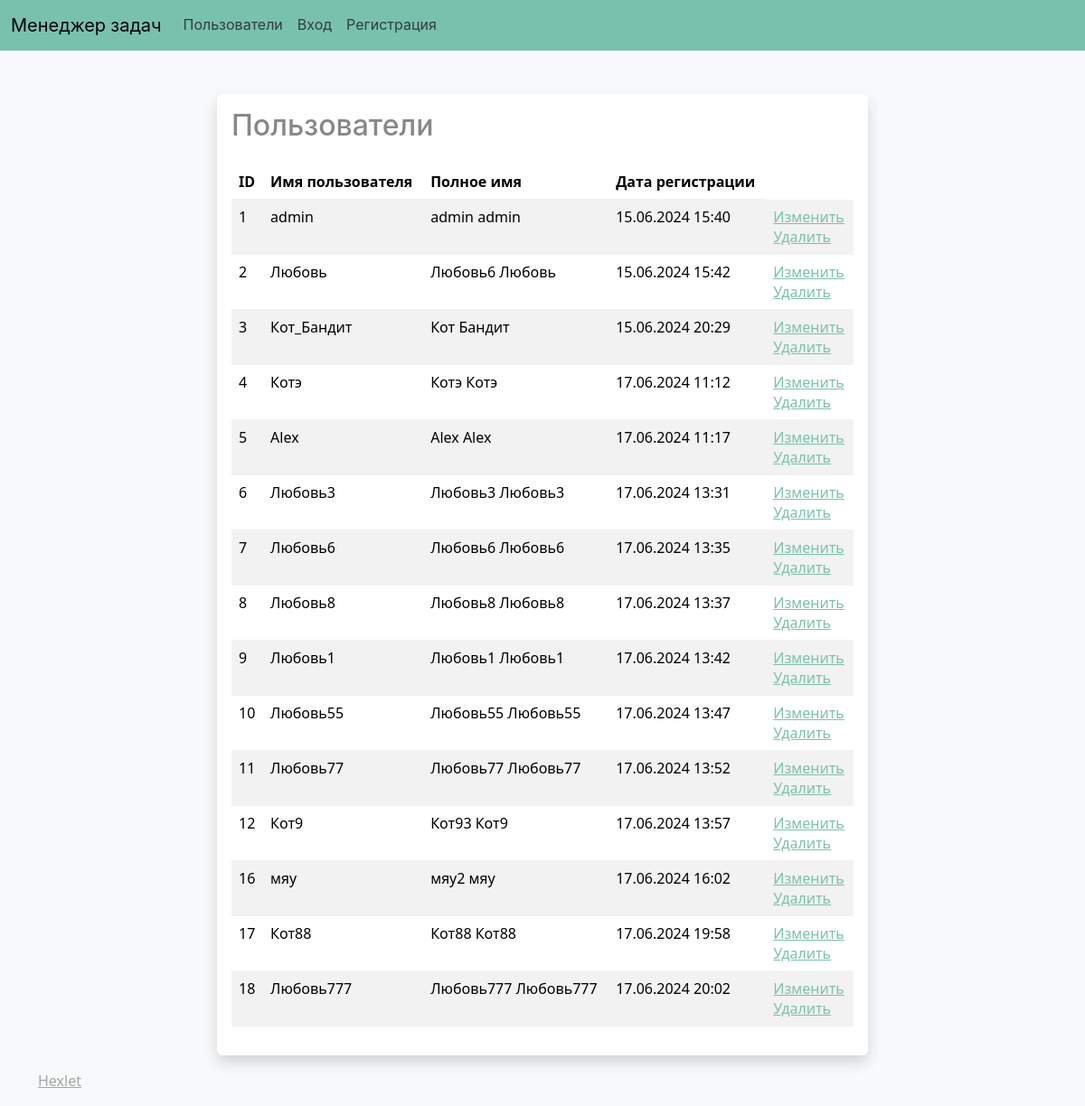
Before: /users/ with the older database file.
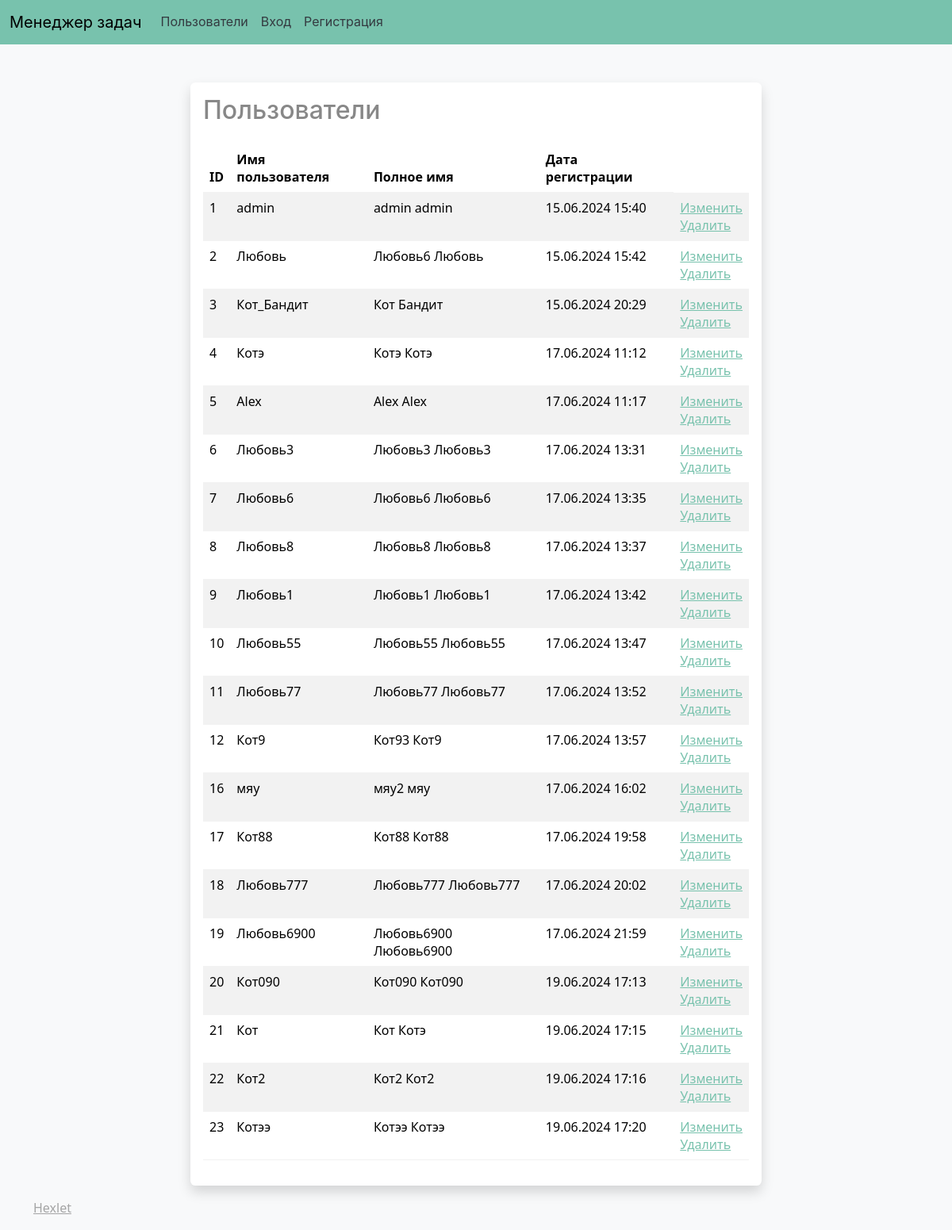
After: the same page with the newer database file.
### task_manager/models.py (models this page shows, shortened)
class CustomUser(AbstractUser):
    first_name = models.CharField(max_length=100)
    last_name = models.CharField(max_length=100)
    username = models.CharField(max_length=150, unique=True)
    password = models.CharField(max_length=100)
    REQUIRED_FIELDS = ['first_name', 'last_name']

### task_manager/views.py (the view)
# urls.py: path('users/', user_list, name='user-list'),
def user_list(request):
    users = CustomUser.objects.all()
    return render(request, 'users/users.html', {'users': users})

### task_manager/templates/users/users.html (shortened to what this page needs)
{% extends 'base.html' %}
{% load i18n %}
{% block content %}
<div class="container mt-5">
    <div class="row">
        <div class="col-md-8 offset-md-2">
            <div class="card border-0 shadow">
                <div class="card-body">
                    <h2 class="card-title">{% trans 'Пользователи' %}</h2>
                    <table class="table table-striped mt-4">
                        <thead>
                            <tr>
                                <th>{% trans 'ID' %}</th>
                                <th>{% trans 'Имя пользователя' %}</th>
                                <th>{% trans 'Полное имя' %}</th>
                                <th>{% trans 'Дата регистрации' %}</th>
                            </tr>
                        </thead>
                        <tbody>
                            {% for user in users %}
                            <tr>
                                <td>{{ user.id }}</td>
                                <td>{{ user.username }}</td>
                                <td>{{ user.get_full_name }}</td>
                                <td>{{ user.date_joined|date:"d.m.Y H:i" }}</td>
                                <td>
                                    <div><a href="{% url 'user_update' user.id %}">{% trans "Изменить" %}</a></div>
                                    <div><a href="{% url 'user_delete' user.id %}">{% trans "Удалить" %}</a></div>
                                </td>
                            </tr>
                            {% endfor %}
                        </tbody>
                    </table>
                </div>
            </div>
        </div>
    </div>
</div>
{% endblock %}

### task_manager/templates/base.html (shortened to what this page needs)
{% load i18n %}
{% get_current_language as LANGUAGE_CODE %}
<html lang="{{ LANGUAGE_CODE }}">
<head>
    <link rel="stylesheet" href="https://cdn.jsdelivr.net/npm/bootswatch@5/dist/minty/bootstrap.min.css">
</head>
<body class="bg-light d-flex flex-column min-vh-100">
    <nav>{% include 'nav.html' %}</nav>
    <main role="main" class="container">
        {% block content %}{% endblock %}
    </main>
    <footer class="footer mt-auto py-3 bg-light" style="color: #000;">
        <div class="container">
            <a href="https://ru.hexlet.io/" class="text-muted" style="float:left;">{% trans 'Hexlet' %}</a>
        </div>
    </footer>
</body>
</html>

### task_manager/templates/nav.html (shortened to what this page needs)
{% load i18n %}
{% get_current_language as LANGUAGE_CODE %}
<!DOCTYPE html>
<html lang="{{ LANGUAGE_CODE }}">
<head>
</head>
<body>
    <nav class="navbar navbar-expand-lg bg-primary" data-bs-theme="dark">
        <div class="container-fluid">
            <a class="navbar-brand" href="#" style="color: #000;">{% trans 'Менеджер задач' %}</a>
            <div class="collapse navbar-collapse" id="navbarColor01">
                <ul class="navbar-nav me-auto">
                    <li class="nav-item">
                        <a class="nav-link" href="{% url 'user-list' %}" style="color: #343a40;">{% trans 'Пользователи' %}</a>
                    </li>
                    {% if user.is_authenticated %}
                        <li class="nav-item">
                            <a class="nav-link" href="{% url 'list_statuses' %}" style="color: #343a40;">{% trans 'Статусы' %}</a>
                        </li>
                        <li class="nav-item">
                            <a class="nav-link" href="{% url 'logout' %}" style="color: #343a40;">{% trans 'Выход' %}</a>
                        </li>
                    {% else %}
                        <li class="nav-item">
                            <a class="nav-link" href="{% url 'login' %}" style="color: #343a40;">{% trans 'Вход' %}</a>
                        </li>
                        <li class="nav-item">
                            <a class="nav-link" href="{% url 'register' %}" style="color: #343a40;">{% trans 'Регистрация' %}</a>
                        </li>
                    {% endif %}
                </ul>
            </div>
        </div>
    </nav>
</body>
</html>

Changed rows visible on the page:
added CustomUser: id "19", username "Любовь6900", get_full_name "Любовь6900 Любовь6900", date_joined "17.06.2024 21:59"
added CustomUser: id "20", username "Кот090", get_full_name "Кот090 Кот090", date_joined "19.06.2024 17:13"
added CustomUser: id "21", username "Кот", get_full_name "Кот Котэ", date_joined "19.06.2024 17:15"
added CustomUser: id "22", username "Кот2", get_full_name "Кот2 Кот2", date_joined "19.06.2024 17:16"
added CustomUser: id "23", username "Котээ", get_full_name "Котээ Котээ", date_joined "19.06.2024 17:20"
